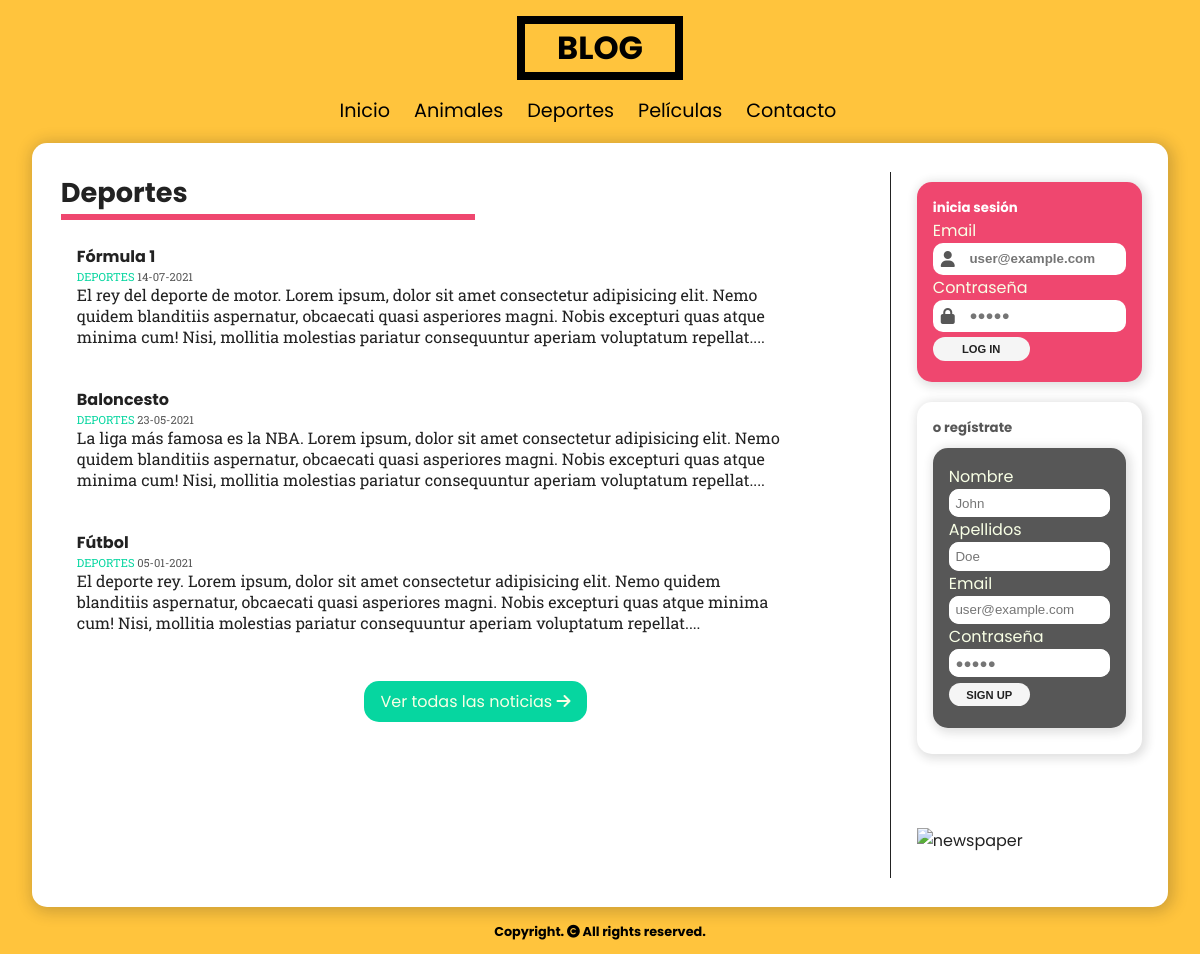
/category.php?id=2, run on the app's committed database.
### tables this page shows
CREATE TABLE categories (
    id int NOT NULL AUTO_INCREMENT PRIMARY KEY,
    name varchar(100) NOT NULL UNIQUE
);

CREATE TABLE entries(
    id int AUTO_INCREMENT NOT NULL PRIMARY KEY,
    user_id int NOT NULL,
    category_id int NOT NULL,
    title varchar(50) NOT NULL,
    description mediumtext,
    entry_date date NOT NULL,
    CONSTRAINT fk_entry_user FOREIGN KEY (user_id) REFERENCES users (id),
    CONSTRAINT fk_entry_category FOREIGN KEY (category_id) REFERENCES categories (id)
);

### includes/helpers.php (called while the page is built, shortened)
<?php
function getCategories($con)
{
    $sql = "SELECT * FROM categories;";
    $stmt = mysqli_query($con, $sql);
    $result = false;
    if ($stmt && mysqli_num_rows($stmt) > 1) {
        $result = $stmt;
    }
    return $result;
}
function getCategoryName($con, int $id)
{
    $sql = "SELECT name
            FROM categories
            WHERE id = $id;";
    $stmt = mysqli_query($con, $sql);
    $result = false;
    if (mysqli_num_rows($stmt) == 1) {
        $result = mysqli_fetch_assoc($stmt);
        $result = $result['name'];
    }
    return $result;
}
function getEntries($con, $limit = null, $category = null)
{
    $sql = "SELECT entries.*,
            UPPER(categories.name) AS category_name,
            DATE_FORMAT(entries.entry_date, '%d-%m-%Y') AS entry_date
            FROM entries
                INNER JOIN categories ON entries.category_id = categories.id ";
    if (isset($category)) {
        $sql .= "WHERE entries.category_id = $category ";
    }
    $sql .= "ORDER BY entries.entry_date DESC ";
    if (isset($limit)) {
        $sql .= "LIMIT $limit;";
    }
    $stmt = mysqli_query($con, $sql);
    $result = false;
    if ($stmt && mysqli_num_rows($stmt) >= 1) {
        $result = $stmt;
    }
    return $result;
}

### category.php (the view, shortened to what this page needs)
<?php
require_once('includes/header.php');
if (isset($_GET['id']) && sanitizeNum($con, $_GET['id'])) {
  $category_id = (int) $_GET['id'];
  $category_name = getCategoryName($con, $category_id);
} else {
  header('Location: index.php');
}
?>
<main>
  <section class="news">
    <h3><?= $category_name ?></h3>
    <hr class="main-hr" />
    <?php
    if (getEntries($con, null, $category_id)) : ?>
      <div class="last-entries" id="lastEntries">
        <?php
        if ($entries = getEntries($con, 4, $category_id)) :
          while ($entry = mysqli_fetch_assoc($entries)) :
        ?>
            <a href="entry.php?id=<?= $entry['id'] ?>">
              <article>
                <h4 class="news-title"><?= $entry['title'] ?></h4>
                <p class="news-category"><?= $entry['category_name'] ?> <span class="news-date"><?= $entry['entry_date'] ?></span></p>
                <p class="news-body">
                  <?= substr($entry['description'], 0, 350) . '...' ?>
                </p>
              </article>
            </a>
        <?php
          endwhile;
        endif;
        ?>
      </div>
      <div>
        <a href="#" class="btn" id="getAllEntries">Ver todas las noticias <i class="fas fa-arrow-right"></i></a>
      </div>
    <?php else : ?>
      <p>Nada que ver por aquí...</p>
    <?php endif; ?>
  </section>
  <?php
  require_once('includes/aside.php')
  ?>
</main>
<?php
require_once('includes/footer.php')
?>

### includes/header.php (shortened to what this page needs)
<?php
require_once('connect.php');
require_once('helpers.php');
?>
<!DOCTYPE html>
<html lang="es">
<head>
  <link rel="stylesheet" href="assets/css/style.css" />
</head>
<body>
  <header>
    <h1>BLOG</h1>
  </header>
  <nav>
    <ul class="ul-nav">
      <li class="li-nav"><a href="index.php">Inicio</a></li>
      <?php if ($categories = getCategories($con)) :
        while ($category = mysqli_fetch_assoc($categories)) : ?>
          <li class="li-nav"><a href="category.php?id=<?= $category['id']; ?>"><?= $category['name']; ?></a></li>
      <?php
        endwhile;
      endif;
      ?>
      <li class="li-nav"><a href="#">Contacto</a></li>
    </ul>
  </nav>

### assets/css/style.css (style rules this page uses)
:root { --f-poppins: "Poppins", sans-serif; --f-robotoslab: "Roboto Slab", serif; --c-pink: #ef476f; --c-yellow: #ffc43d; --c-greenaqua: #06d6a0; --c-darkgray: rgb(34, 34, 34); --c-gray: rgb(87, 87, 87); }
* { margin: 0; padding: 0; box-sizing: border-box; scroll-behavior: smooth; }
body { font-family: var(--f-poppins); background-color: var(--c-yellow); height: 100%; min-height: 100%; }
header { display: flex; justify-content: center; margin: 1em; }
header h1 { margin: 0 auto; display: inline; text-align: center; padding: 0 1em; border: 8px solid #000; }
nav .ul-nav { list-style: none; display: flex; flex-flow: row wrap; align-items: center; justify-content: center; }
nav .li-nav { margin-right: 1.5em; }
nav .li-nav a { color: #000; font-size: 1.2em; text-decoration: none; transition: all 0.5s; }
nav .li-nav a:after { content: ""; width: 0px; height: 2px; display: block; background: black; transition: 300ms; }
main { position: relative; background-color: #fff; color: var(--c-darkgray); display: grid; margin: 1em 2em; padding: 1.8em 0 1.8em 1.8em; border-radius: 15px; grid-template-columns: 75% 25%; box-shadow: 2px 2px 15px 3px #22222238; }
main h3 { font-size: 1.7em; }
section { border-right: 1px solid var(--c-darkgray); }
section .main-hr { background: var(--c-pink); border: none; width: 50%; height: 6px; }
section article { cursor: pointer; transition: all 0.5s; padding: 1em; margin-right: 5em; margin-top: 0.5em; }
section a { color: var(--c-darkgray); text-decoration: none; }
section article .news-category { font-size: 0.7em; color: var(--c-greenaqua); font-family: var(--f-robotoslab); }
section article .news-date { color: var(--c-gray); }
section article .news-body { font-family: var(--f-robotoslab); }
section .btn { font-size: 1em; cursor: pointer; font-family: var(--f-poppins); border: none; width: fit-content; display: block; margin: 2em auto; background-color: var(--c-greenaqua); color: #f8ffe5; padding: 0.5em 1em; text-decoration: none; border-radius: 15px; transition: all 0.5s; }

### data on the page
categories: name "Animales"
categories: name "Deportes"
categories: name "Películas"
entries: title "Fórmula 1", category_name "DEPORTES", entry_date "14-07-2021", description "El rey del deporte de motor. Lorem ipsum, dolor sit amet consectetur adipisicing elit. Nemo quidem blanditiis aspernatur, obcaecati quasi asperiores magni. Nobis excepturi quas atque minima cum! Nisi, mollitia molestias pariatur consequuntur aperiam voluptatum repellat."
entries: title "Baloncesto", category_name "DEPORTES", entry_date "23-05-2021", description "La liga más famosa es la NBA. Lorem ipsum, dolor sit amet consectetur adipisicing elit. Nemo quidem blanditiis aspernatur, obcaecati quasi asperiores magni. Nobis excepturi quas atque minima cum! Nisi, mollitia molestias pariatur consequuntur aperiam voluptatum repellat."
entries: title "Fútbol", category_name "DEPORTES", entry_date "05-01-2021", description "El deporte rey. Lorem ipsum, dolor sit amet consectetur adipisicing elit. Nemo quidem blanditiis aspernatur, obcaecati quasi asperiores magni. Nobis excepturi quas atque minima cum! Nisi, mollitia molestias pariatur consequuntur aperiam voluptatum repellat."
